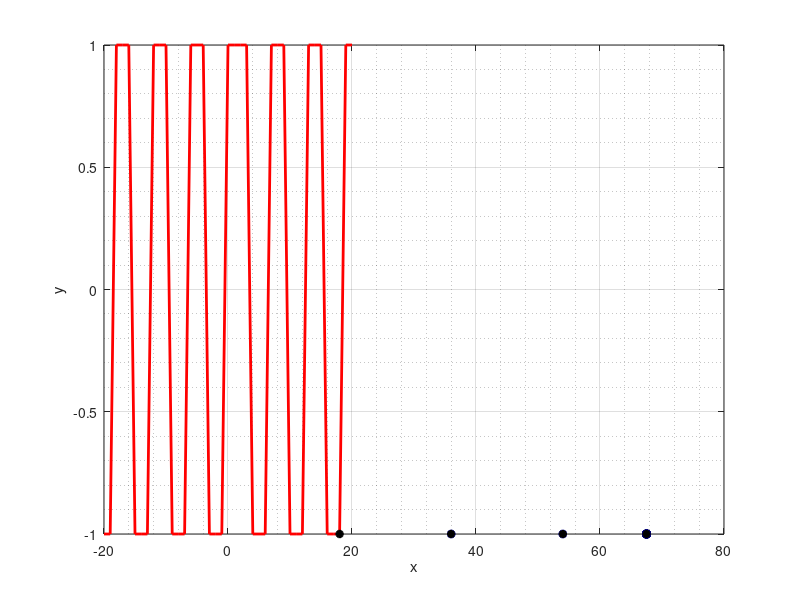

This figure's MATLAB source:
%Anwendung:     Simplex-Downhill Algorithmus
%Datum:         03.05.2013
%Author:        Selina Malacarne, Raphael Nestler
close all; 
clear all; 

xBorder = 20; 
iteration = 20; 

x = (-xBorder:1:xBorder);
y = (-xBorder:1:xBorder); 

funSquare = square(x); 

x_newSquare1 = 18; %Startwert
y_newSquare1 = 0;
x_valuesSquare1 = zeros(2*iteration+1); 
y_valuesSquare1 = zeros(2*iteration+1); 

x_newSquare2 = -18; %Startwert
y_newSquare2 = 0;
x_valuesSquare2 = zeros(2*iteration+1); 
y_valuesSquare2 = zeros(2*iteration+1); 

options = struct('MaxIter',2);

for i=1:(2*iteration+1)
    [x_newSquare1 y_newSquare1] = fminsearch(@square,x_newSquare1,options);
    x_valuesSquare1(i) = x_newSquare1; 
    y_valuesSquare1(i) = y_newSquare1;
    
    [x_newSquare2 y_newSquare2] = fminsearch(@square,x_newSquare2,options);
    x_valuesSquare2(i) = x_newSquare2; 
    y_valuesSquare2(i) = y_newSquare2;
end
 
figure; 
plot(x,funSquare,'r','linewidth',2);
xlabel('x')
ylabel('y')
hold on; 
for i=1:length(x_valuesSquare1)
 plot(x_valuesSquare1(i), y_valuesSquare1(i), '*b','linewidth',2)
  plot(x_valuesSquare2(i), y_valuesSquare2(i), '*k','linewidth',2)
 %pause(0.5)
end
hold off; 
grid on; 
set(gca, 'GridLineStyle', '-');
grid(gca,'minor');


 
